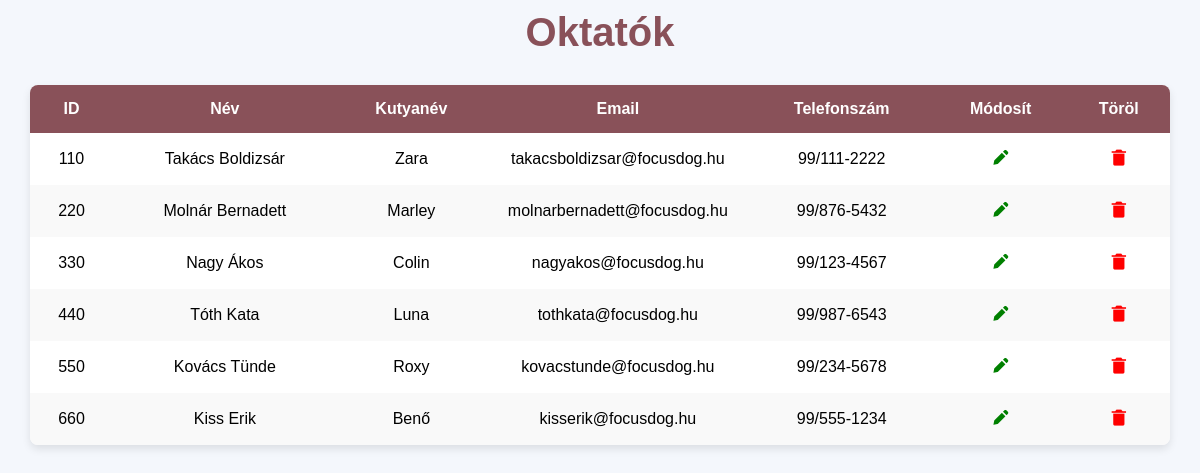
Page /kezelopult/trainerstable.php on the committed database.
### tables this page shows
CREATE TABLE `oktatok` (
  `o_id` int(11) NOT NULL,
  `o_nev` text NOT NULL,
  `o_kutyanev` text NOT NULL,
  `o_email` varchar(250) NOT NULL,
  `o_telszam` varchar(50) NOT NULL
);

### kezelopult/trainerstable.php (the view, shortened to what this page needs)
<?php
     include("kapcsolat.php");
     $oktatok = mysqli_query($adb, "SELECT * FROM oktatok");
?>
<!DOCTYPE html>
<html lang="hu">
<head>
     <link href='https://unpkg.com/boxicons@2.1.4/css/boxicons.min.css' rel='stylesheet'>
</head>
<body>
     <div class="container">
          <div class="header">
               <h1>Oktatók</h1>
          </div>
          <main class="table">
               <section class="table-body">
                    <table>
                         <thead>
                              <tr>
                                   <th> ID </th>
                                   <th> Név </th>
                                   <th> Kutyanév </th>
                                   <th> Email </th>
                                   <th> Telefonszám </th>
                                   <th> Módosít </th>
                                   <th> Töröl </th>
                              </tr>
                         </thead>
                         <tbody>
                         <?php
                                   if ($oktatok->num_rows > 0) {
                                        while ($row = $oktatok->fetch_assoc()) {
                                             echo "<tr>
                                                       <td>".(!empty($row['o_id']) ? $row['o_id'] : '-')."</td>
                                                       <td>".(!empty($row['o_nev']) ? $row['o_nev'] : '-')."</td>
                                                       <td>".(!empty($row['o_kutyanev']) ? $row['o_kutyanev'] : '-')."</td>
                                                       <td>".(!empty($row['o_email']) ? $row['o_email'] : '-')."</td>
                                                       <td>".(!empty($row['o_telszam']) ? $row['o_telszam'] : '-')."</td>
                                                       <td><i class='bx bxs-pencil' style='color: green;'></i></td>
                                                       <td><i class='bx bxs-trash-alt' style='color: red;'></i></td>
                                                  </tr>";
                                        }
                                   }
                         ?>
                         </tbody>
                    </table>
               </section>
          </main>
     </div>
</body>
</html>

### kezelopult/trainerstable.php (style rules this page uses)
body { font-family: 'Arial', sans-serif; background-color: #f4f7fc; margin: 0; padding: 0; }
.container { width: 95%; max-width: 1200px; margin: 0 auto; padding: 10px; flex-direction: column; }
.header { text-align: center; margin-bottom: 30px; }
.header h1 { font-size: 2.5rem; color: #895159; margin: 0; padding: 0; }
.table { background-color: white; box-shadow: 0 4px 8px rgba(0, 0, 0, 0.1); border-radius: 8px; overflow: hidden; }
.table table { width: 100%; border-collapse: collapse; font-size: 1rem; table-layout: auto; }
.table thead { background-color: #895159; color: white; }
.table th, .table td { padding: 15px; text-align: center; word-wrap: break-word; max-width: 150px; }
.table th { font-weight: 600; }
.table tbody tr:nth-child(even) { background-color: #f9f9f9; }
.table i { cursor: pointer; font-size: 1.2rem; }
.table .bxs-pencil { color: #4caf50; }
.table .bxs-trash-alt { color: #f44336; }

### rows in the picture
oktatok: o_id "110", o_nev "Takács Boldizsár", o_kutyanev "Zara", o_email "takacsboldizsar@focusdog.hu", o_telszam "99/111-2222"
oktatok: o_id "220", o_nev "Molnár Bernadett", o_kutyanev "Marley", o_email "molnarbernadett@focusdog.hu", o_telszam "99/876-5432"
oktatok: o_id "330", o_nev "Nagy Ákos", o_kutyanev "Colin", o_email "nagyakos@focusdog.hu", o_telszam "99/123-4567"
oktatok: o_id "440", o_nev "Tóth Kata", o_kutyanev "Luna", o_email "tothkata@focusdog.hu", o_telszam "99/987-6543"
oktatok: o_id "550", o_nev "Kovács Tünde", o_kutyanev "Roxy", o_email "kovacstunde@focusdog.hu", o_telszam "99/234-5678"
oktatok: o_id "660", o_nev "Kiss Erik", o_kutyanev "Benő", o_email "kisserik@focusdog.hu", o_telszam "99/555-1234"
